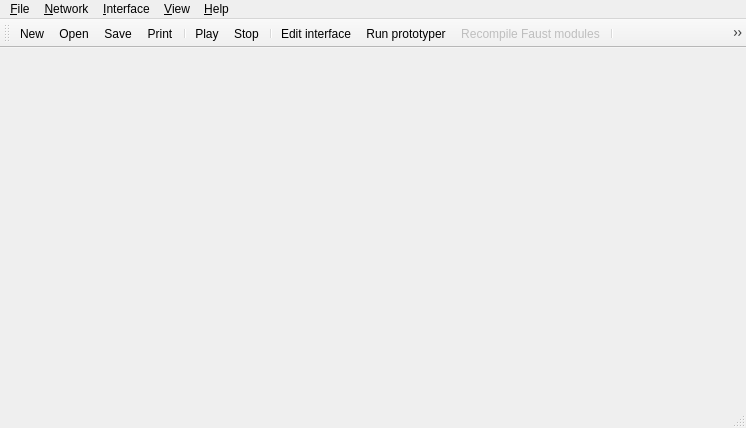
<ui version="4.0" >
 <class>MainWindow</class>
 <widget class="QMainWindow" name="MainWindow" >
  <property name="geometry" >
   <rect>
    <x>0</x>
    <y>0</y>
    <width>746</width>
    <height>428</height>
   </rect>
  </property>
  <property name="windowTitle" >
   <string>MainWindow</string>
  </property>
  <property name="windowIcon" >
   <iconset/>
  </property>
  <widget class="QWidget" name="centralwidget" >
   <layout class="QHBoxLayout" >
    <property name="margin" >
     <number>9</number>
    </property>
    <property name="spacing" >
     <number>6</number>
    </property>
   </layout>
  </widget>
  <widget class="QMenuBar" name="menubar" >
   <property name="geometry" >
    <rect>
     <x>0</x>
     <y>0</y>
     <width>746</width>
     <height>25</height>
    </rect>
   </property>
   <widget class="QMenu" name="menu_File" >
    <property name="title" >
     <string>&amp;File</string>
    </property>
    <widget class="QMenu" name="menuOpen_recent" >
     <property name="title" >
      <string>Open &amp;Recent</string>
     </property>
     <property name="icon" >
      <iconset resource="images.qrc" >:/icons/images/fileopen.png</iconset>
     </property>
     <addaction name="separator" />
    </widget>
    <addaction name="action_New" />
    <addaction name="action_New_dummy" />
    <addaction name="action_Open" />
    <addaction name="menuOpen_recent" />
    <addaction name="action_Open_example" />
    <addaction name="action_Save" />
    <addaction name="action_Save_as" />
    <addaction name="separator" />
    <addaction name="action_Print" />
    <addaction name="separator" />
    <addaction name="action_Quit" />
   </widget>
   <widget class="QMenu" name="menuHelp" >
    <property name="title" >
     <string>&amp;Help</string>
    </property>
    <addaction name="action_Whats_this" />
    <addaction name="action_Online_tutorial" />
    <addaction name="action_About" />
   </widget>
   <widget class="QMenu" name="menu_View" >
    <property name="title" >
     <string>&amp;View</string>
    </property>
    <addaction name="action_Show_processing_toolbox" />
    <addaction name="action_Default_zoom" />
    <addaction name="action_Zoom_in" />
    <addaction name="action_Zoom_out" />
   </widget>
   <widget class="QMenu" name="menu_Network" >
    <property name="title" >
     <string>&amp;Network</string>
    </property>
    <addaction name="action_Play" />
    <addaction name="action_Stop" />
   </widget>
   <widget class="QMenu" name="menu_Interface" >
    <property name="title" >
     <string>&amp;Interface</string>
    </property>
    <widget class="QMenu" name="menuFaust" >
     <property name="enabled" >
      <bool>false</bool>
     </property>
     <property name="title" >
      <string>Faust</string>
     </property>
     <property name="icon" >
      <iconset resource="images.qrc" >:/icons/images/faustlogo.svg</iconset>
     </property>
     <addaction name="action_Compile_Faust_Modules" />
     <addaction name="action_Reload_Faust_Modules" />
     <addaction name="action_Embed_SVG_Diagrams_Option" />
    </widget>
    <addaction name="action_Edit_interface" />
    <addaction name="action_Run_prototyper" />
    <addaction name="separator" />
    <addaction name="menuFaust" />
   </widget>
   <addaction name="menu_File" />
   <addaction name="menu_Network" />
   <addaction name="menu_Interface" />
   <addaction name="menu_View" />
   <addaction name="menuHelp" />
  </widget>
  <widget class="QStatusBar" name="statusbar" />
  <widget class="QToolBar" name="toolBar" >
   <property name="windowTitle" >
    <string>Main ToolBar</string>
   </property>
   <property name="orientation" >
    <enum>Qt::Horizontal</enum>
   </property>
   <attribute name="toolBarArea" >
    <number>4</number>
   </attribute>
   <addaction name="action_New" />
   <addaction name="action_OpenToolbar" />
   <addaction name="action_Save" />
   <addaction name="action_Print" />
   <addaction name="separator" />
   <addaction name="action_Play" />
   <addaction name="action_Stop" />
   <addaction name="separator" />
   <addaction name="action_Edit_interface" />
   <addaction name="action_Run_prototyper" />
   <addaction name="action_Compile_Faust_Modules" />
   <addaction name="separator" />
   <addaction name="action_Show_processing_toolbox" />
   <addaction name="action_Zoom_in" />
   <addaction name="action_Default_zoom" />
   <addaction name="action_Zoom_out" />
   <addaction name="separator" />
   <addaction name="action_Online_tutorial" />
   <addaction name="action_Whats_this" />
  </widget>
  <action name="action_New" >
   <property name="icon" >
    <iconset resource="images.qrc" >:/icons/images/filenew.png</iconset>
   </property>
   <property name="text" >
    <string>&amp;New</string>
   </property>
   <property name="iconText" >
    <string>New</string>
   </property>
   <property name="shortcut" >
    <string>Ctrl+N</string>
   </property>
  </action>
  <action name="action_Open" >
   <property name="icon" >
    <iconset resource="images.qrc" >:/icons/images/fileopen.png</iconset>
   </property>
   <property name="text" >
    <string>&amp;Open</string>
   </property>
   <property name="shortcut" >
    <string>Ctrl+O</string>
   </property>
  </action>
  <action name="action_Open_example" >
   <property name="icon" >
    <iconset resource="images.qrc" >:/icons/images/fileopen.png</iconset>
   </property>
   <property name="text" >
    <string>Open e&amp;xample</string>
   </property>
   <property name="shortcut" >
    <string>Ctrl+E</string>
   </property>
  </action>
  <action name="action_Play" >
   <property name="icon" >
    <iconset resource="images.qrc" >:/icons/images/player_play.png</iconset>
   </property>
   <property name="text" >
    <string>Play</string>
   </property>
   <property name="shortcut" >
    <string>Space</string>
   </property>
  </action>
  <action name="action_Save" >
   <property name="icon" >
    <iconset resource="images.qrc" >:/icons/images/filesave.png</iconset>
   </property>
   <property name="text" >
    <string>&amp;Save</string>
   </property>
   <property name="shortcut" >
    <string>Ctrl+S</string>
   </property>
  </action>
  <action name="action_Stop" >
   <property name="icon" >
    <iconset resource="images.qrc" >:/icons/images/player_stop.png</iconset>
   </property>
   <property name="text" >
    <string>Stop</string>
   </property>
   <property name="shortcut" >
    <string>Esc</string>
   </property>
  </action>
  <action name="action_Save_as" >
   <property name="icon" >
    <iconset resource="images.qrc" >:/icons/images/filesaveas.png</iconset>
   </property>
   <property name="text" >
    <string>Save &amp;as</string>
   </property>
  </action>
  <action name="action_Quit" >
   <property name="icon" >
    <iconset resource="images.qrc" >:/icons/images/exit.png</iconset>
   </property>
   <property name="text" >
    <string>&amp;Quit</string>
   </property>
   <property name="shortcut" >
    <string>Ctrl+Q</string>
   </property>
  </action>
  <action name="action_About" >
   <property name="icon" >
    <iconset resource="images.qrc" >:/icons/images/NetworkEditor-icon.png</iconset>
   </property>
   <property name="text" >
    <string>&amp;About</string>
   </property>
  </action>
  <action name="action_Show_processing_toolbox" >
   <property name="checkable" >
    <bool>true</bool>
   </property>
   <property name="checked" >
    <bool>true</bool>
   </property>
   <property name="icon" >
    <iconset resource="images.qrc" >:/icons/images/view_tree.png</iconset>
   </property>
   <property name="text" >
    <string>Show &amp;processing toolbox</string>
   </property>
  </action>
  <action name="action_Whats_this" >
   <property name="icon" >
    <iconset resource="images.qrc" >:/icons/images/contexthelp.png</iconset>
   </property>
   <property name="text" >
    <string>&amp;What's this</string>
   </property>
   <property name="shortcut" >
    <string/>
   </property>
  </action>
  <action name="action_Online_tutorial" >
   <property name="icon" >
    <iconset resource="images.qrc" >:/icons/images/help.png</iconset>
   </property>
   <property name="text" >
    <string>Online tutorial</string>
   </property>
  </action>
  <action name="action_Run_prototyper" >
   <property name="icon" >
    <iconset resource="images.qrc" >:/icons/images/exec.png</iconset>
   </property>
   <property name="text" >
    <string>Run prototyper</string>
   </property>
  </action>
  <action name="action_Print" >
   <property name="icon" >
    <iconset resource="images.qrc" >:/icons/images/fileprint.png</iconset>
   </property>
   <property name="text" >
    <string>Print</string>
   </property>
   <property name="shortcut" >
    <string>Ctrl+P</string>
   </property>
  </action>
  <action name="action_Edit_interface" >
   <property name="icon" >
    <iconset resource="images.qrc" >:/icons/images/designer.png</iconset>
   </property>
   <property name="text" >
    <string>&amp;Edit interface</string>
   </property>
  </action>
  <action name="action_Zoom_in" >
   <property name="icon" >
    <iconset resource="images.qrc" >:/icons/images/viewmag+.png</iconset>
   </property>
   <property name="text" >
    <string>Zoom &amp;in</string>
   </property>
   <property name="shortcut" >
    <string>+</string>
   </property>
  </action>
  <action name="action_Zoom_out" >
   <property name="icon" >
    <iconset resource="images.qrc" >:/icons/images/viewmag-.png</iconset>
   </property>
   <property name="text" >
    <string>Zoom &amp;out</string>
   </property>
   <property name="shortcut" >
    <string>-</string>
   </property>
  </action>
  <action name="action_Default_zoom" >
   <property name="icon" >
    <iconset resource="images.qrc" >:/icons/images/viewmag1.png</iconset>
   </property>
   <property name="text" >
    <string>&amp;Default zoom</string>
   </property>
  </action>
  <action name="action_New_dummy" >
   <property name="icon" >
    <iconset resource="images.qrc" >:/icons/images/filenew.png</iconset>
   </property>
   <property name="text" >
    <string>New dummy</string>
   </property>
  </action>
  <action name="action_OpenToolbar" >
   <property name="icon" >
    <iconset resource="images.qrc" >:/icons/images/fileopen_draggable.png</iconset>
   </property>
   <property name="text" >
    <string>&amp;Open</string>
   </property>
  </action>
  <action name="action_Compile_Faust_Modules" >
   <property name="enabled" >
    <bool>false</bool>
   </property>
   <property name="icon" >
    <iconset resource="images.qrc" >:/icons/images/faust_compile.png</iconset>
   </property>
   <property name="text" >
    <string>&amp;Recompile Faust modules</string>
   </property>
  </action>
  <action name="action_Reload_Faust_Modules" >
   <property name="icon" >
    <iconset resource="images.qrc" >:/icons/images/reload.svg</iconset>
   </property>
   <property name="text" >
    <string>Re&amp;load Faust modules</string>
   </property>
  </action>
  <action name="action_Embed_SVG_Diagrams_Option" >
   <property name="checkable" >
    <bool>true</bool>
   </property>
   <property name="text" >
    <string>&amp;Embed SVG diagrams on new processings</string>
   </property>
  </action>
 </widget>
 <resources>
  <include location="images.qrc" />
 </resources>
 <connections/>
</ui>
